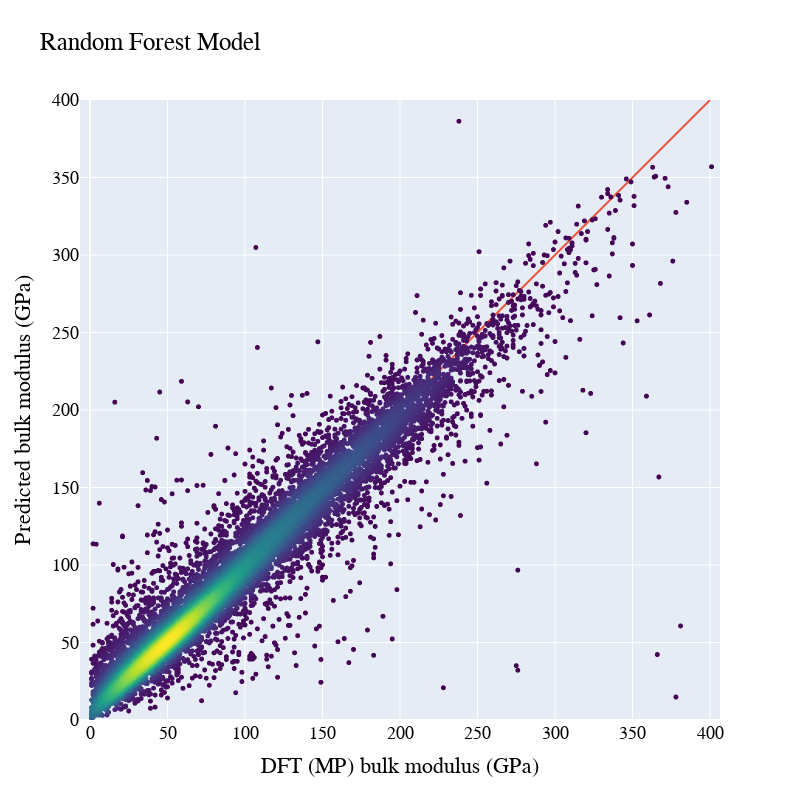

Write notebook code for a chart like this one.
### Markdown cell above
## 3.3 Plot the random forest model

### Code cell
# a line to represent a perfect model with 1:1 prediction
xy_params = {'x_col': [0, 400],
             'y_col': [0, 400],
             'color': 'black',
             'mode': 'lines',
             'legend': None,
             'text': None,
             'size': None}

xx=y
#yy=rf.predict(X)
yy=cross_val_predict(rf, X, y, cv=crossvalidation)

# Calculate the point density
kde = stats.gaussian_kde([xx,yy])
zz = kde([xx,yy])

# Sort the points by density, so that the densest points are plotted last
idx = zz.argsort()
xx, yy, z = xx[idx], yy[idx], zz[idx]

fig = PlotlyFig.Figure(data=PlotlyFig.Scattergl(
    x=xx,
    y=yy,
    mode='markers',
    marker=dict(
        size=5,
        color=z, #set color equal to a variable
        colorscale='Viridis', # one of plotly colorscales
    ),
    text=df['pretty_formula']
))

fig.update_layout(xaxis_title='DFT (MP) bulk modulus (GPa)',
                  yaxis_title='Predicted bulk modulus (GPa)',
                  title='Random Forest Model',
                  width=800,
                  height=800,
                  font=dict(family="Helvetica",
                            size=18, color="black")
    )

fig.update_yaxes(scaleanchor="x")

fig.add_trace(PlotlyFig.Scatter(x=[0,400], y=[0,400],
                    mode='lines'))

fig.update_layout(xaxis=dict(range=[0, 400]),
                  yaxis=dict(range=[0, 400]),
                  showlegend=False)

fig.show()

# Save image, can change format by simply changing the file suffix
# fig.write_image("images/RandomForest.jpeg")

### Figure 1 — Plotly figure (JSON) as saved in the notebook; plotly's stock layout.template omitted (floating-point values rounded to 4 significant figures; data arrays with more than 128 entries replaced by an {"elided": "..."} marker saying what was removed)
{"data": [{"marker": {"color": {"elided": "10737 float values"}, "colorscale": [[0, "#440154"], [0.1111, "#482878"], [0.2222, "#3e4989"], [0.3333, "#31688e"], [0.4444, "#26828e"], [0.5556, "#1f9e89"], [0.6667, "#35b779"], [0.7778, "#6ece58"], [0.8889, "#b5de2b"], [1, "#fde725"]], "size": 5}, "mode": "markers", "text": {"elided": "10737 str values"}, "type": "scattergl", "x": {"elided": "10737 int values"}, "y": {"elided": "10737 float values"}}, {"mode": "lines", "type": "scatter", "x": [0, 400], "y": [0, 400]}], "layout": {"font": {"color": "black", "family": "Helvetica", "size": 18}, "height": 800, "showlegend": false, "title": {"text": "Random Forest Model"}, "width": 800, "xaxis": {"domain": [0, 1], "range": [-6.452, 406.5], "title": {"text": "DFT (MP) bulk modulus (GPa)"}, "type": "linear"}, "yaxis": {"domain": [0, 1], "range": [0, 400], "scaleanchor": "x", "title": {"text": "Predicted bulk modulus (GPa)"}, "type": "linear"}}}
